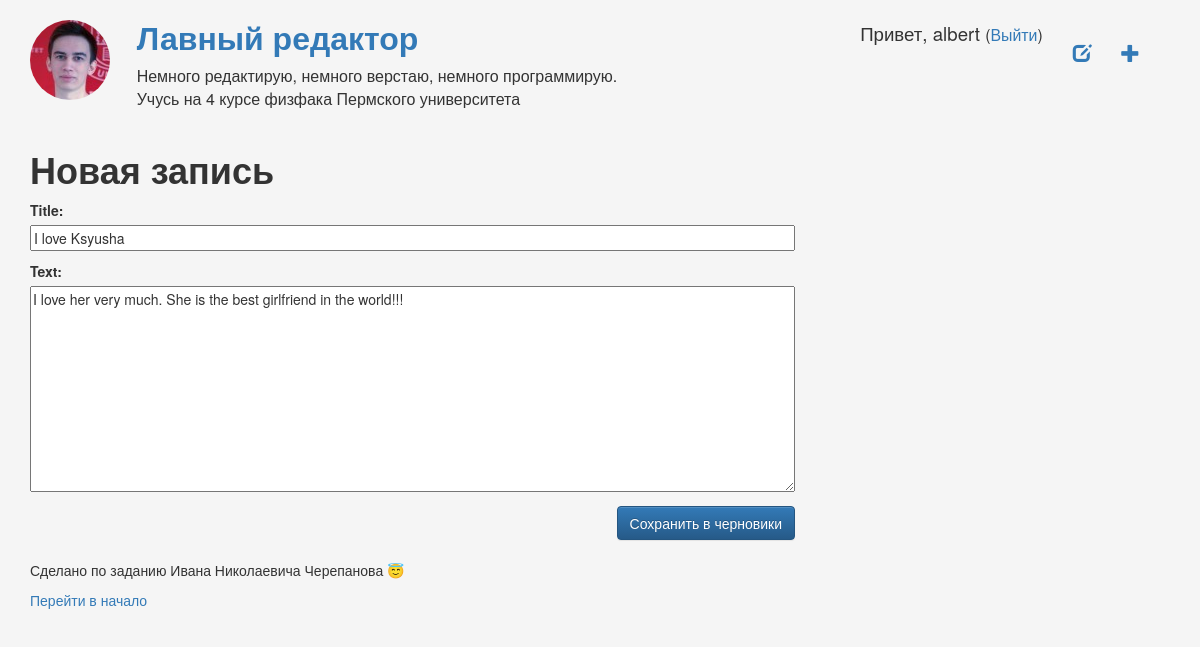
Screenshot of /post/2/edit/ (signed in) with the database file from the repository.
### blog/models.py (models this page shows, shortened)
class Post(models.Model):
    author = models.ForeignKey('auth.User', on_delete=models.CASCADE)
    title = models.CharField(max_length=200)
    text = models.TextField()
    created_date = models.DateTimeField(
            default=timezone.now)
    published_date = models.DateTimeField(
            blank=True, null=True)
    likes = models.PositiveIntegerField(default=0)

### blog/views.py (the view)
# urls.py: url(r'^post/(?P<pk>\d+)/edit/$', views.post_edit, name='post_edit'),
@login_required
def post_edit(request, pk):
    post = get_object_or_404(Post, pk=pk)
    if request.method == "POST":
        form = PostForm(request.POST, instance=post)
        if form.is_valid():
            post = form.save(commit=False)
            post.author = request.user
            post.save()
            return redirect('post_detail', pk=post.pk)
    else:
        form = PostForm(instance=post)
    return render(request, 'blog/post_edit.html', {'form': form})

### blog/forms.py
class PostForm(forms.ModelForm):
    class Meta:
        model = Post
        fields = ('title', 'text',)

### blog/templates/blog/post_edit.html
{% extends 'blog/base.html' %}
{% block content %}
    <h1>Новая запись</h1>
    <form method="POST" class="post-form">{% csrf_token %}
        {{ form.as_p }}
        <button type="submit" class="save btn btn-primary">Сохранить в черновики</button>
    </form>
{% endblock %}

### blog/templates/blog/base.html (shortened to what this page needs)
{% load staticfiles %}
<!DOCTYPE html>
<html>
<head>
  <link rel="stylesheet" href="//maxcdn.bootstrapcdn.com/bootstrap/3.2.0/css/bootstrap.min.css">
  <link rel="stylesheet" href="//maxcdn.bootstrapcdn.com/bootstrap/3.2.0/css/bootstrap-theme.min.css">
  <link rel="stylesheet" href="{% static 'css/blog.css' %}">
  <link rel="stylesheet" href="{% static 'css/likely.css' %}">
  <link rel="stylesheet" href="{% static 'css/like.css' %}">
</head>
<body>
  <div class="container">
    <div class="blog-header">
      {% if user.is_authenticated %}
      <a href="{% url 'post_new' %}" class="my-header-buttons top-menu" data-toggle="tooltip" data-placement="bottom" title="Создать новую запись"><span class="glyphicon glyphicon-plus"></span></a>
      <a href="{% url 'post_draft_list' %}" class="my-header-buttons top-menu" data-toggle="tooltip" data-placement="bottom" title="Список черновиков"><span class="glyphicon glyphicon-edit"></span></a>
      <p class="my-header-log top-menu">Привет, {{ user.username }} <small>(<a href="{% url 'logout' %}">Выйти</a>)</small></p>
      {% else %}
        <a href="{% url 'login' %}" class="my-header-buttons top-menu" data-toggle="tooltip" data-placement="bottom" title="Войти"><span class="glyphicon glyphicon-lock"></span></a>
      {% endif %}
      <img class="img-circle" src="{% static 'userpic.jpg' %}" alt="">
      <h1 class="blog-title"><a href="/">Лавный редактор</a> </h1>
      <p class="lead blog-description my-header-description">Немного редактирую, немного верстаю, немного программирую.<br>Учусь на 4 курсе физфака Пермского университета</p>
    </div>
    <div class="content container">
      <div class="row">
        <div class="col-md-8">
          {% block content %} {% endblock %}
        </div>
      </div>
    </div>
    <div class="blog-footer">
      <p>Сделано по заданию Ивана Николаевича Черепанова 😇 </p>
      <p><a href="#top">Перейти в начало</a></p>
    </div>
  </div>
</body>
</html>

### blog/static/css/blog.css (style rules this page uses)
body { background-color: WhiteSmoke; font-family: Helvetica Neue, Arial, sans-serif; }
.my-header-description { font-size: 12pt; }
.my-header-buttons { margin-top: 20px; }
.my-header-log { float: right; font-size: 12pt; }
.img-circle { float: left; margin-right: 20pt; }
.blog-title { font-size: 24pt; }
.col-md-8 { padding-left: 0pt; }
.glyphicon-plus, .glyphicon-edit, .glyphicon-pencil, .glyphicon-remove, .glyphicon-lock { font-size: 14pt; }
h1, h2, h3, h4 { font-weight: bold; }
.save { float: right; }
.post-form textarea, .post-form input { width: 100%; }
.top-menu, .top-menu:hover, .top-menu:visited { float: right; font-size: 14pt; margin-right: 30px; }
.blog-footer { margin-top: 20px; }

### rows the page displays
Post: title "I love Ksyusha", text "I love her very much. She is the best girlfriend in the world!!!"

### other values shown
{{ user.username }} "albert"
